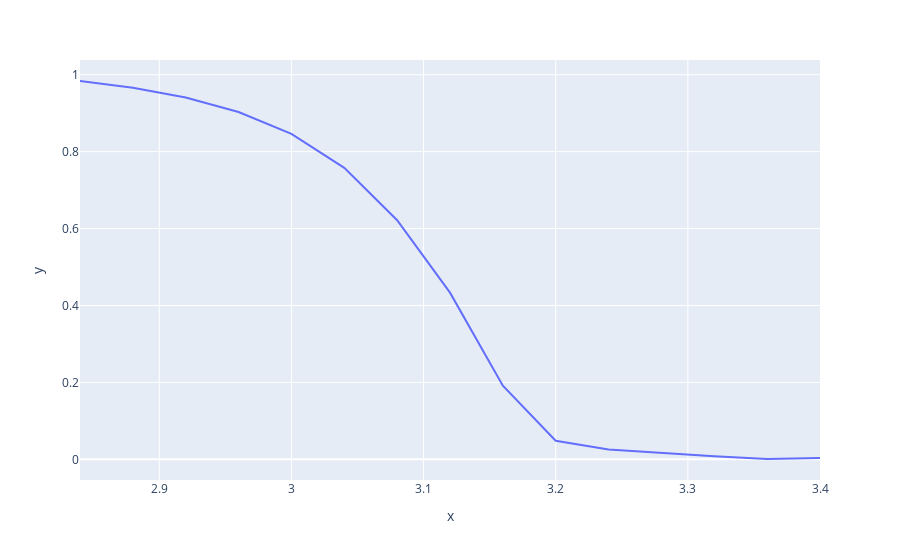

The cell this chart's notebook holds for it:
### Code cell
px.line(x=vols, y=caps)

### Figure 1 — Plotly figure (JSON) as saved in the notebook; plotly's stock layout.template omitted (floating-point values rounded to 4 significant figures)
{"data": [{"hovertemplate": "x=%{x}<br>y=%{y}<extra></extra>", "legendgroup": "", "line": {"color": "#636efa", "dash": "solid"}, "marker": {"symbol": "circle"}, "mode": "lines", "name": "", "orientation": "v", "showlegend": false, "type": "scatter", "x": [3.4, 3.36, 3.32, 3.28, 3.24, 3.2, 3.16, 3.12, 3.08, 3.04, 3.0, 2.96, 2.92, 2.88, 2.84], "xaxis": "x", "y": [0.003283, 0.0009149, 0.007844, 0.01602, 0.02553, 0.04839, 0.1916, 0.4334, 0.6217, 0.758, 0.8462, 0.9029, 0.9407, 0.9663, 0.9837], "yaxis": "y"}], "layout": {"legend": {"tracegroupgap": 0}, "margin": {"t": 60}, "xaxis": {"anchor": "y", "domain": [0, 1], "title": {"text": "x"}}, "yaxis": {"anchor": "x", "domain": [0, 1], "title": {"text": "y"}}}}
